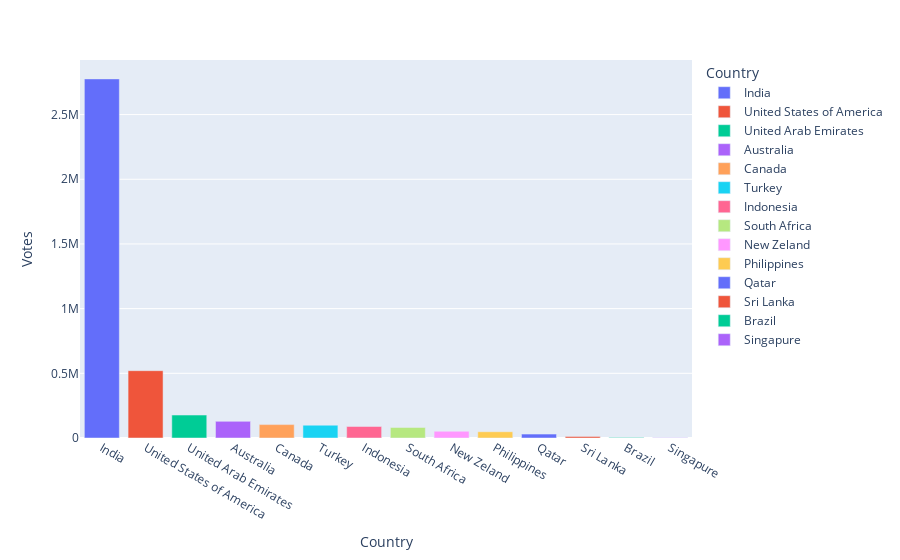

Notebook code for this chart:
### Code cell
px.bar(df_aux, x='Country', y='Votes', color='Country')

### Figure 1 — Plotly figure (JSON) as saved in the notebook; plotly's stock layout.template omitted (floating-point values rounded to 4 significant figures)
{"data": [{"alignmentgroup": "True", "hovertemplate": "Country=%{x}<br>Votes=%{y}<extra></extra>", "legendgroup": "India", "marker": {"color": "#636efa", "pattern": {"shape": ""}}, "name": "India", "offsetgroup": "India", "orientation": "v", "showlegend": true, "textposition": "auto", "type": "bar", "x": ["India"], "xaxis": "x", "y": [2775921], "yaxis": "y"}, {"alignmentgroup": "True", "hovertemplate": "Country=%{x}<br>Votes=%{y}<extra></extra>", "legendgroup": "United States of America", "marker": {"color": "#EF553B", "pattern": {"shape": ""}}, "name": "United States of America", "offsetgroup": "United States of America", "orientation": "v", "showlegend": true, "textposition": "auto", "type": "bar", "x": ["United States of America"], "xaxis": "x", "y": [520379], "yaxis": "y"}, {"alignmentgroup": "True", "hovertemplate": "Country=%{x}<br>Votes=%{y}<extra></extra>", "legendgroup": "United Arab Emirates", "marker": {"color": "#00cc96", "pattern": {"shape": ""}}, "name": "United Arab Emirates", "offsetgroup": "United Arab Emirates", "orientation": "v", "showlegend": true, "textposition": "auto", "type": "bar", "x": ["United Arab Emirates"], "xaxis": "x", "y": [177445], "yaxis": "y"}, {"alignmentgroup": "True", "hovertemplate": "Country=%{x}<br>Votes=%{y}<extra></extra>", "legendgroup": "Australia", "marker": {"color": "#ab63fa", "pattern": {"shape": ""}}, "name": "Australia", "offsetgroup": "Australia", "orientation": "v", "showlegend": true, "textposition": "auto", "type": "bar", "x": ["Australia"], "xaxis": "x", "y": [128609], "yaxis": "y"}, {"alignmentgroup": "True", "hovertemplate": "Country=%{x}<br>Votes=%{y}<extra></extra>", "legendgroup": "Canada", "marker": {"color": "#FFA15A", "pattern": {"shape": ""}}, "name": "Canada", "offsetgroup": "Canada", "orientation": "v", "showlegend": true, "textposition": "auto", "type": "bar", "x": ["Canada"], "xaxis": "x", "y": [103607], "yaxis": "y"}, {"alignmentgroup": "True", "hovertemplate": "Country=%{x}<br>Votes=%{y}<extra></extra>", "legendgroup": "Turkey", "marker": {"color": "#19d3f3", "pattern": {"shape": ""}}, "name": "Turkey", "offsetgroup": "Turkey", "orientation": "v", "showlegend": true, "textposition": "auto", "type": "bar", "x": ["Turkey"], "xaxis": "x", "y": [98916], "yaxis": "y"}, {"alignmentgroup": "True", "hovertemplate": "Country=%{x}<br>Votes=%{y}<extra></extra>", "legendgroup": "Indonesia", "marker": {"color": "#FF6692", "pattern": {"shape": ""}}, "name": "Indonesia", "offsetgroup": "Indonesia", "orientation": "v", "showlegend": true, "textposition": "auto", "type": "bar", "x": ["Indonesia"], "xaxis": "x", "y": [89026], "yaxis": "y"}, {"alignmentgroup": "True", "hovertemplate": "Country=%{x}<br>Votes=%{y}<extra></extra>", "legendgroup": "South Africa", "marker": {"color": "#B6E880", "pattern": {"shape": ""}}, "name": "South Africa", "offsetgroup": "South Africa", "orientation": "v", "showlegend": true, "textposition": "auto", "type": "bar", "x": ["South Africa"], "xaxis": "x", "y": [81484], "yaxis": "y"}, {"alignmentgroup": "True", "hovertemplate": "Country=%{x}<br>Votes=%{y}<extra></extra>", "legendgroup": "New Zeland", "marker": {"color": "#FF97FF", "pattern": {"shape": ""}}, "name": "New Zeland", "offsetgroup": "New Zeland", "orientation": "v", "showlegend": true, "textposition": "auto", "type": "bar", "x": ["New Zeland"], "xaxis": "x", "y": [52275], "yaxis": "y"}, {"alignmentgroup": "True", "hovertemplate": "Country=%{x}<br>Votes=%{y}<extra></extra>", "legendgroup": "Philippines", "marker": {"color": "#FECB52", "pattern": {"shape": ""}}, "name": "Philippines", "offsetgroup": "Philippines", "orientation": "v", "showlegend": true, "textposition": "auto", "type": "bar", "x": ["Philippines"], "xaxis": "x", "y": [48398], "yaxis": "y"}, {"alignmentgroup": "True", "hovertemplate": "Country=%{x}<br>Votes=%{y}<extra></extra>", "legendgroup": "Qatar", "marker": {"color": "#636efa", "pattern": {"shape": ""}}, "name": "Qatar", "offsetgroup": "Qatar", "orientation": "v", "showlegend": true, "textposition": "auto", "type": "bar", "x": ["Qatar"], "xaxis": "x", "y": [30106], "yaxis": "y"}, {"alignmentgroup": "True", "hovertemplate": "Country=%{x}<br>Votes=%{y}<extra></extra>", "legendgroup": "Sri Lanka", "marker": {"color": "#EF553B", "pattern": {"shape": ""}}, "name": "Sri Lanka", "offsetgroup": "Sri Lanka", "orientation": "v", "showlegend": true, "textposition": "auto", "type": "bar", "x": ["Sri Lanka"], "xaxis": "x", "y": [11892], "yaxis": "y"}, {"alignmentgroup": "True", "hovertemplate": "Country=%{x}<br>Votes=%{y}<extra></extra>", "legendgroup": "Brazil", "marker": {"color": "#00cc96", "pattern": {"shape": ""}}, "name": "Brazil", "offsetgroup": "Brazil", "orientation": "v", "showlegend": true, "textposition": "auto", "type": "bar", "x": ["Brazil"], "xaxis": "x", "y": [2960], "yaxis": "y"}, {"alignmentgroup": "True", "hovertemplate": "Country=%{x}<br>Votes=%{y}<extra></extra>", "legendgroup": "Singapure", "marker": {"color": "#ab63fa", "pattern": {"shape": ""}}, "name": "Singapure", "offsetgroup": "Singapure", "orientation": "v", "showlegend": true, "textposition": "auto", "type": "bar", "x": ["Singapure"], "xaxis": "x", "y": [1822], "yaxis": "y"}], "layout": {"autosize": true, "barmode": "relative", "legend": {"title": {"text": "Country"}, "tracegroupgap": 0}, "margin": {"t": 60}, "xaxis": {"anchor": "y", "autorange": true, "categoryarray": ["India", "United States of America", "United Arab Emirates", "Australia", "Canada", "Turkey", "Indonesia", "South Africa", "New Zeland", "Philippines", "Qatar", "Sri Lanka", "Brazil", "Singapure"], "categoryorder": "array", "domain": [0, 1], "range": [-0.5, 13.5], "title": {"text": "Country"}, "type": "category"}, "yaxis": {"anchor": "x", "autorange": true, "domain": [0, 1], "range": [0, 2922000.0], "title": {"text": "Votes"}, "type": "linear"}}}
